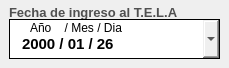
                    <widget class="QFrame" name="espacio_fecha_ingreso_tela">
                     <widget class="QLabel" name="label_fecha_de_ingreso_tela">
                      <property name="geometry">
                       <rect>
                        <x>9</x>
                        <y>4</y>
                        <width>174</width>
                        <height>16</height>
                       </rect>
                      </property>
                      <property name="maximumSize">
                       <size>
                        <width>16777215</width>
                        <height>40</height>
                       </size>
                      </property>
                      <property name="font">
                       <font>
                        <family>Arial</family>
                        <pointsize>10</pointsize>
                        <weight>75</weight>
                        <bold>true</bold>
                       </font>
                      </property>
                      <property name="styleSheet">
                       <string notr="true">QLabel{
	
	color: rgb(80, 80, 80);

	border-color: #ffffff;


}
</string>
                      </property>
                      <property name="text">
                       <string>Fecha de ingreso al T.E.L.A</string>
                      </property>
                      <property name="scaledContents">
                       <bool>false</bool>
                      </property>
                     </widget>
                     <widget class="QDateEdit" name="dateedit_fecha_ingreso_tela">
                      <property name="geometry">
                       <rect>
                        <x>9</x>
                        <y>19</y>
                        <width>211</width>
                        <height>40</height>
                       </rect>
                      </property>
                      <property name="minimumSize">
                       <size>
                        <width>0</width>
                        <height>40</height>
                       </size>
                      </property>
                      <property name="font">
                       <font>
                        <family>Arial</family>
                        <pointsize>11</pointsize>
                        <weight>75</weight>
                        <italic>false</italic>
                        <bold>true</bold>
                       </font>
                      </property>
                      <property name="toolTip">
                       <string>Año/Mes/Dia</string>
                      </property>
                      <property name="styleSheet">
                       <string notr="true">QDateEdit{

	padding-left:10px;
	padding-top:10px;
	border:1px solid #000000 ;

}

QDateEdit:focus {
    border: 2px solid #0078d7;   /* Borde azul cuando está en foco */
    background-color: #e0f7ff;   /* Fondo azul claro */
}

QDateEdit:focus {
    border: 2px solid #0078d7;   /* Borde azul cuando está en foco */
    background-color: #e0f7ff;   /* Fondo azul claro */
}




QDateEdit QAbstractItemView {
    border: 1px solid #ccc;
    background-color: white;
    color: #333;
    padding: 5px;  /* Margen interno de la lista */
    spacing: 10px; /* Espaciado entre los elementos (algunas versiones de Qt lo admiten) */
}

QDateEdit QAbstractItemView::item {
    padding: 8px; /* Espaciado interno de cada elemento */
    margin: 4px; /* Separación entre los elementos */
}

QDateEdit QAbstractItemView::item:hover {
    background-color: #c5c1c1;
    color: white;
}

QDateEdit:disabled {
        background-color:rgb(189, 189, 189);
        color: #808080;
        border: 1px solid rgb(127, 127, 127);
    }


QCalendarWidget {
                background-color: white;
                border: 1px solid #d0d0d0;
                border-radius: 8px;
                font-family: Arial, sans-serif;
            }
            
            /* Barra superior con mes y año */
            QCalendarWidget QWidget#qt_calendar_navigationbar {
                background-color: #4a90e2;
                color: white;
                border-top-left-radius: 7px;
                border-top-right-radius: 7px;
                padding: 5px;
            }
            
            /* Botones de navegación */
            QCalendarWidget QToolButton {
                background-color: transparent;
                color: white;
                font-weight: bold;
                border: none;
                padding: 5px;
                border-radius: 3px;
            }
            
            QCalendarWidget QToolButton:hover {
                background-color: rgba(255, 255, 255, 0.2);
            }
            
            /* Días de la semana */
            QCalendarWidget QHeaderView::section {
                background-color: #f8f9fa;
                color: #555555;
                font-weight: bold;
                padding: 8px;
                border: none;
                border-bottom: 1px solid #e0e0e0;
            }
            
            /* Días normales */
            QCalendarWidget QAbstractItemView:enabled {
                color: #333333;
                background-color: white;
                selection-background-color: #4a90e2;
                selection-color: white;
                outline: none;
                border: none;
            }
            
            /* Día actual */
            QCalendarWidget QAbstractItemView:enabled:focus {
                background-color: #e8f4fd;
                color: #4a90e2;
                font-weight: bold;
            }
            
            /* Días de otros meses */
            QCalendarWidget QAbstractItemView:enabled:!selected {
                color: #aaaaaa;
            }
            
            /* Efecto hover sobre los días */
            QCalendarWidget QAbstractItemView:enabled:hover {
                background-color: #f0f7ff;
            }
            
            /* Fines de semana */
            QCalendarWidget QAbstractItemView:enabled:selected:alternate {
                background-color: #4a90e2;
                color: white;
            }


</string>
                      </property>
                      <property name="wrapping">
                       <bool>false</bool>
                      </property>
                      <property name="frame">
                       <bool>true</bool>
                      </property>
                      <property name="accelerated">
                       <bool>true</bool>
                      </property>
                      <property name="keyboardTracking">
                       <bool>true</bool>
                      </property>
                      <property name="showGroupSeparator" stdset="0">
                       <bool>true</bool>
                      </property>
                      <property name="currentSection">
                       <enum>QDateTimeEdit::YearSection</enum>
                      </property>
                      <property name="displayFormat">
                       <string>yyyy / MM / dd</string>
                      </property>
                      <property name="calendarPopup">
                       <bool>true</bool>
                      </property>
                      <property name="currentSectionIndex">
                       <number>0</number>
                      </property>
                      <property name="date">
                       <date>
                        <year>2000</year>
                        <month>1</month>
                        <day>26</day>
                       </date>
                      </property>
                     </widget>
                     <widget class="QLabel" name="label_6">
                      <property name="geometry">
                       <rect>
                        <x>30</x>
                        <y>20</y>
                        <width>101</width>
                        <height>16</height>
                       </rect>
                      </property>
                      <property name="styleSheet">
                       <string notr="true">background:none;</string>
                      </property>
                      <property name="text">
                       <string>Año    / Mes / Dia</string>
                      </property>
                     </widget>
                    </widget>
